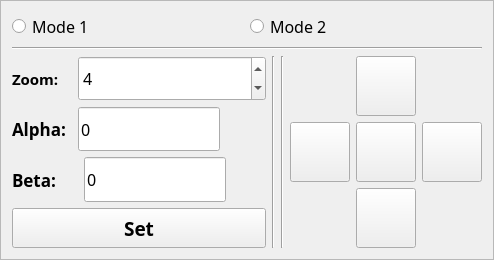
          <widget class="QFrame" name="frame_4">
           <property name="font">
            <font>
             <family>Sans Serif</family>
             <pointsize>12</pointsize>
            </font>
           </property>
           <property name="frameShape">
            <enum>QFrame::StyledPanel</enum>
           </property>
           <property name="frameShadow">
            <enum>QFrame::Raised</enum>
           </property>
           <layout class="QVBoxLayout" name="verticalLayout_15">
            <item>
             <layout class="QHBoxLayout" name="horizontalLayout_10">
              <item>
               <widget class="QRadioButton" name="radioAnypointM1">
                <property name="accessibleName">
                 <string notr="true"/>
                </property>
                <property name="text">
                 <string>Mode 1</string>
                </property>
               </widget>
              </item>
              <item>
               <widget class="QRadioButton" name="radioAnypointM2">
                <property name="accessibleName">
                 <string notr="true"/>
                </property>
                <property name="text">
                 <string>Mode 2</string>
                </property>
               </widget>
              </item>
             </layout>
            </item>
            <item>
             <widget class="Line" name="line_2">
              <property name="orientation">
               <enum>Qt::Horizontal</enum>
              </property>
             </widget>
            </item>
            <item>
             <layout class="QHBoxLayout" name="horizontalLayout_20">
              <item>
               <layout class="QVBoxLayout" name="verticalLayout_23">
                <item>
                 <layout class="QHBoxLayout" name="horizontalLayout_43">
                  <item>
                   <widget class="QLabel" name="label_20">
                    <property name="sizePolicy">
                     <sizepolicy hsizetype="Fixed" vsizetype="Preferred">
                      <horstretch>0</horstretch>
                      <verstretch>0</verstretch>
                     </sizepolicy>
                    </property>
                    <property name="minimumSize">
                     <size>
                      <width>60</width>
                      <height>0</height>
                     </size>
                    </property>
                    <property name="font">
                     <font>
                      <pointsize>11</pointsize>
                      <weight>75</weight>
                      <bold>true</bold>
                     </font>
                    </property>
                    <property name="text">
                     <string notr="true">Zoom: </string>
                    </property>
                   </widget>
                  </item>
                  <item>
                   <widget class="QSpinBox" name="spinBox_zoom">
                    <property name="sizePolicy">
                     <sizepolicy hsizetype="Expanding" vsizetype="Preferred">
                      <horstretch>0</horstretch>
                      <verstretch>0</verstretch>
                     </sizepolicy>
                    </property>
                    <property name="minimumSize">
                     <size>
                      <width>0</width>
                      <height>40</height>
                     </size>
                    </property>
                    <property name="font">
                     <font>
                      <pointsize>12</pointsize>
                     </font>
                    </property>
                    <property name="minimum">
                     <number>3</number>
                    </property>
                    <property name="maximum">
                     <number>14</number>
                    </property>
                    <property name="value">
                     <number>4</number>
                    </property>
                   </widget>
                  </item>
                 </layout>
                </item>
                <item>
                 <layout class="QHBoxLayout" name="horizontalLayout_21">
                  <item>
                   <widget class="QLabel" name="label_17">
                    <property name="sizePolicy">
                     <sizepolicy hsizetype="Fixed" vsizetype="Preferred">
                      <horstretch>0</horstretch>
                      <verstretch>0</verstretch>
                     </sizepolicy>
                    </property>
                    <property name="minimumSize">
                     <size>
                      <width>60</width>
                      <height>0</height>
                     </size>
                    </property>
                    <property name="font">
                     <font>
                      <pointsize>13</pointsize>
                      <weight>75</weight>
                      <bold>true</bold>
                     </font>
                    </property>
                    <property name="text">
                     <string notr="true">Alpha:</string>
                    </property>
                   </widget>
                  </item>
                  <item>
                   <widget class="QLineEdit" name="lineEdit_alpha">
                    <property name="sizePolicy">
                     <sizepolicy hsizetype="Expanding" vsizetype="Preferred">
                      <horstretch>0</horstretch>
                      <verstretch>0</verstretch>
                     </sizepolicy>
                    </property>
                    <property name="minimumSize">
                     <size>
                      <width>0</width>
                      <height>40</height>
                     </size>
                    </property>
                    <property name="text">
                     <string>0</string>
                    </property>
                   </widget>
                  </item>
                  <item>
                   <spacer name="horizontalSpacer_36">
                    <property name="orientation">
                     <enum>Qt::Horizontal</enum>
                    </property>
                    <property name="sizeHint" stdset="0">
                     <size>
                      <width>40</width>
                      <height>20</height>
                     </size>
                    </property>
                   </spacer>
                  </item>
                 </layout>
                </item>
                <item>
                 <layout class="QHBoxLayout" name="horizontalLayout_31">
                  <item>
                   <widget class="QLabel" name="label_19">
                    <property name="sizePolicy">
                     <sizepolicy hsizetype="Fixed" vsizetype="Preferred">
                      <horstretch>0</horstretch>
                      <verstretch>0</verstretch>
                     </sizepolicy>
                    </property>
                    <property name="minimumSize">
                     <size>
                      <width>60</width>
                      <height>0</height>
                     </size>
                    </property>
                    <property name="font">
                     <font>
                      <pointsize>13</pointsize>
                      <weight>75</weight>
                      <bold>true</bold>
                     </font>
                    </property>
                    <property name="text">
                     <string notr="true">Beta:     </string>
                    </property>
                   </widget>
                  </item>
                  <item>
                   <widget class="QLineEdit" name="lineEdit_beta">
                    <property name="sizePolicy">
                     <sizepolicy hsizetype="Expanding" vsizetype="Preferred">
                      <horstretch>0</horstretch>
                      <verstretch>0</verstretch>
                     </sizepolicy>
                    </property>
                    <property name="minimumSize">
                     <size>
                      <width>0</width>
                      <height>40</height>
                     </size>
                    </property>
                    <property name="text">
                     <string>0</string>
                    </property>
                   </widget>
                  </item>
                  <item>
                   <spacer name="horizontalSpacer_38">
                    <property name="orientation">
                     <enum>Qt::Horizontal</enum>
                    </property>
                    <property name="sizeHint" stdset="0">
                     <size>
                      <width>40</width>
                      <height>20</height>
                     </size>
                    </property>
                   </spacer>
                  </item>
                 </layout>
                </item>
                <item>
                 <layout class="QHBoxLayout" name="horizontalLayout_57">
                  <item>
                   <widget class="QPushButton" name="Button_setAnypoint">
                    <property name="sizePolicy">
                     <sizepolicy hsizetype="Expanding" vsizetype="Fixed">
                      <horstretch>0</horstretch>
                      <verstretch>0</verstretch>
                     </sizepolicy>
                    </property>
                    <property name="minimumSize">
                     <size>
                      <width>40</width>
                      <height>40</height>
                     </size>
                    </property>
                    <property name="font">
                     <font>
                      <pointsize>14</pointsize>
                      <weight>75</weight>
                      <bold>true</bold>
                     </font>
                    </property>
                    <property name="text">
                     <string notr="true">Set</string>
                    </property>
                    <property name="iconSize">
                     <size>
                      <width>35</width>
                      <height>35</height>
                     </size>
                    </property>
                   </widget>
                  </item>
                 </layout>
                </item>
               </layout>
              </item>
              <item>
               <widget class="Line" name="line">
                <property name="orientation">
                 <enum>Qt::Vertical</enum>
                </property>
               </widget>
              </item>
              <item>
               <widget class="Line" name="line_3">
                <property name="orientation">
                 <enum>Qt::Vertical</enum>
                </property>
               </widget>
              </item>
              <item>
               <layout class="QVBoxLayout" name="verticalLayout_34">
                <item>
                 <widget class="QPushButton" name="btn_left">
                  <property name="sizePolicy">
                   <sizepolicy hsizetype="Fixed" vsizetype="Fixed">
                    <horstretch>0</horstretch>
                    <verstretch>0</verstretch>
                   </sizepolicy>
                  </property>
                  <property name="minimumSize">
                   <size>
                    <width>60</width>
                    <height>60</height>
                   </size>
                  </property>
                  <property name="text">
                   <string/>
                  </property>
                  <property name="icon">
                   <iconset>
                    <normaloff>../src/assets/left.png</normaloff>../src/assets/left.png</iconset>
                  </property>
                  <property name="iconSize">
                   <size>
                    <width>40</width>
                    <height>40</height>
                   </size>
                  </property>
                 </widget>
                </item>
               </layout>
              </item>
              <item>
               <layout class="QVBoxLayout" name="verticalLayout_22">
                <item>
                 <widget class="QPushButton" name="btn_up">
                  <property name="sizePolicy">
                   <sizepolicy hsizetype="Fixed" vsizetype="Fixed">
                    <horstretch>0</horstretch>
                    <verstretch>0</verstretch>
                   </sizepolicy>
                  </property>
                  <property name="minimumSize">
                   <size>
                    <width>60</width>
                    <height>60</height>
                   </size>
                  </property>
                  <property name="text">
                   <string/>
                  </property>
                  <property name="icon">
                   <iconset>
                    <normaloff>../src/assets/up.png</normaloff>../src/assets/up.png</iconset>
                  </property>
                  <property name="iconSize">
                   <size>
                    <width>40</width>
                    <height>40</height>
                   </size>
                  </property>
                 </widget>
                </item>
                <item>
                 <widget class="QPushButton" name="btn_center">
                  <property name="sizePolicy">
                   <sizepolicy hsizetype="Fixed" vsizetype="Fixed">
                    <horstretch>0</horstretch>
                    <verstretch>0</verstretch>
                   </sizepolicy>
                  </property>
                  <property name="minimumSize">
                   <size>
                    <width>60</width>
                    <height>60</height>
                   </size>
                  </property>
                  <property name="font">
                   <font>
                    <pointsize>14</pointsize>
                    <weight>75</weight>
                    <bold>true</bold>
                   </font>
                  </property>
                  <property name="text">
                   <string/>
                  </property>
                  <property name="icon">
                   <iconset>
                    <normaloff>../src/assets/C.png</normaloff>../src/assets/C.png</iconset>
                  </property>
                  <property name="iconSize">
                   <size>
                    <width>40</width>
                    <height>40</height>
                   </size>
                  </property>
                 </widget>
                </item>
                <item>
                 <widget class="QPushButton" name="brn_down">
                  <property name="sizePolicy">
                   <sizepolicy hsizetype="Fixed" vsizetype="Fixed">
                    <horstretch>0</horstretch>
                    <verstretch>0</verstretch>
                   </sizepolicy>
                  </property>
                  <property name="minimumSize">
                   <size>
                    <width>60</width>
                    <height>60</height>
                   </size>
                  </property>
                  <property name="text">
                   <string/>
                  </property>
                  <property name="icon">
                   <iconset>
                    <normaloff>../src/assets/down.png</normaloff>../src/assets/down.png</iconset>
                  </property>
                  <property name="iconSize">
                   <size>
                    <width>40</width>
                    <height>40</height>
                   </size>
                  </property>
                 </widget>
                </item>
               </layout>
              </item>
              <item>
               <widget class="QPushButton" name="btn_right">
                <property name="sizePolicy">
                 <sizepolicy hsizetype="Fixed" vsizetype="Fixed">
                  <horstretch>0</horstretch>
                  <verstretch>0</verstretch>
                 </sizepolicy>
                </property>
                <property name="minimumSize">
                 <size>
                  <width>60</width>
                  <height>60</height>
                 </size>
                </property>
                <property name="text">
                 <string/>
                </property>
                <property name="icon">
                 <iconset>
                  <normaloff>../src/assets/right.png</normaloff>../src/assets/right.png</iconset>
                </property>
                <property name="iconSize">
                 <size>
                  <width>40</width>
                  <height>40</height>
                 </size>
                </property>
               </widget>
              </item>
             </layout>
            </item>
           </layout>
          </widget>
